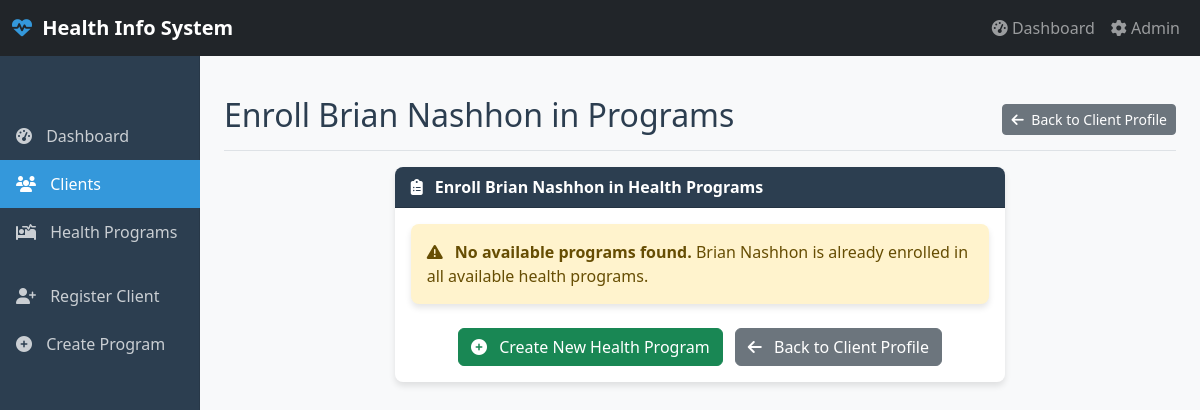
Before: /clients/9a7893b0-59eb-43e8-91c4-833dec5528be/enroll/ with the older database file.
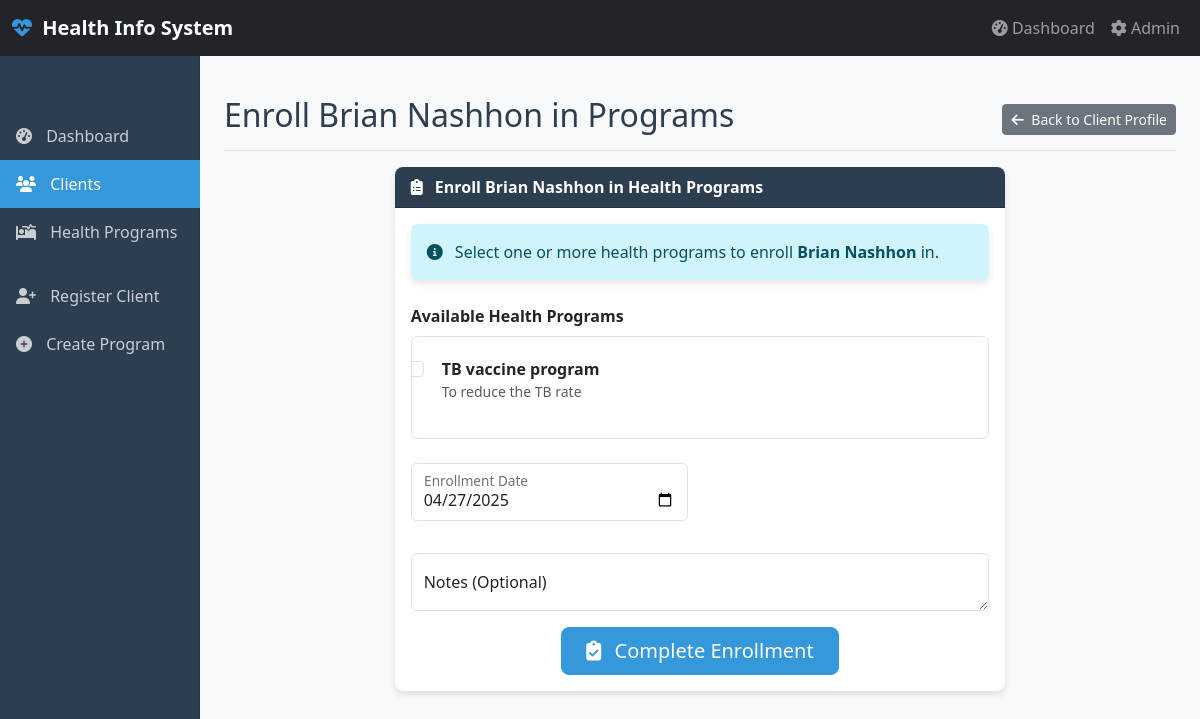
After: the same page with the newer database file.
### core/models.py (models this page shows, shortened)
class Client(models.Model):
    GENDER_CHOICES = [
        ('M', 'Male'),
        ('F', 'Female'),
        ('O', 'Other'),
    ]
    id = models.UUIDField(primary_key=True, default=uuid.uuid4, editable=False)
    first_name = models.CharField(max_length=100)
    last_name = models.CharField(max_length=100)
    date_of_birth = models.DateField()
    gender = models.CharField(max_length=1, choices=GENDER_CHOICES)
    phone_number = models.CharField(max_length=20, blank=True)
    email = models.EmailField(blank=True)
    address = models.TextField(blank=True)
    national_id = models.CharField(max_length=50, blank=True, unique=True)
    programs = models.ManyToManyField(HealthProgram, through='Enrollment')
    created_at = models.DateTimeField(auto_now_add=True)
    updated_at = models.DateTimeField(auto_now=True)
    class Meta:
        ordering = ['last_name', 'first_name']
    @property
    def full_name(self):
        return f"{self.first_name} {self.last_name}"

class HealthProgram(models.Model):
    id = models.UUIDField(primary_key=True, default=uuid.uuid4, editable=False)
    name = models.CharField(max_length=100)
    description = models.TextField(blank=True)
    created_at = models.DateTimeField(auto_now_add=True)
    updated_at = models.DateTimeField(auto_now=True)
    class Meta:
        ordering = ['name']

### core/views.py (the view)
# urls.py: path('clients/<uuid:client_id>/enroll/', views.enroll_client, name='enroll_client'),
def enroll_client(request, client_id):
    client = get_object_or_404(Client, pk=client_id)
    if request.method == 'POST':
        form = MultiEnrollmentForm(request.POST)
        if form.is_valid():
            programs = form.cleaned_data['programs']
            enrollment_date = form.cleaned_data['enrollment_date']
            notes = form.cleaned_data['notes']
            enrollment_count = 0
            for program in programs:
                enrollment, created = Enrollment.objects.update_or_create(
                    client=client,
                    program=program,
                    defaults={
                        'enrollment_date': enrollment_date,
                        'notes': notes,
                        'is_active': True
                    }
                )
                if created:
                    enrollment_count += 1
            if enrollment_count > 0:
                messages.success(request, f"Client enrolled in {enrollment_count} program(s) successfully!")
            else:
                messages.info(request, "Client was already enrolled in the selected programs. Enrollments were updated.")
            return redirect('client_detail', pk=client.id)
    else:
        enrolled_program_ids = Enrollment.objects.filter(client=client).values_list('program_id', flat=True)
        available_programs = HealthProgram.objects.exclude(id__in=enrolled_program_ids)
        form = MultiEnrollmentForm()
        form.fields['programs'].queryset = available_programs
        form.fields['enrollment_date'].initial = timezone.now().date()
    context = {
        'form': form,
        'client': client,
        'title': f'Enroll {client.full_name} in Programs'
    }
    return render(request, 'client/enroll.html', context)

### core/forms.py
class MultiEnrollmentForm(forms.Form):
    programs = forms.ModelMultipleChoiceField(
        queryset=HealthProgram.objects.all(),
        widget=forms.CheckboxSelectMultiple(attrs={'class': 'form-check-input'}),
        required=True
    )
    enrollment_date = forms.DateField(
        widget=forms.DateInput(attrs={'class': 'form-control', 'type': 'date'}),
        required=True
    )
    notes = forms.CharField(
        widget=forms.Textarea(attrs={'class': 'form-control', 'placeholder': 'Notes', 'rows': 3}),
        required=False
    )

### core/templates/client/enroll.html (shortened to what the changed rows need)
{% extends 'base.html' %}
{% block page_header %}{{ title }}{% endblock %}
{% block content %}
<div class="row justify-content-center">
    <div class="col-md-8" data-aos="fade-up">
        <div class="card">
            <div class="card-header">
                <i class="fas fa-clipboard-list me-2"></i> Enroll {{ client.full_name }} in Health Programs
            </div>
            <div class="card-body">
                {% if form.fields.programs.queryset.exists %}
                <form method="post" class="needs-validation" novalidate>
                    <div class="mb-4">
                        <div class="alert alert-info">
                            <i class="fas fa-info-circle me-2"></i>
                            Select one or more health programs to enroll <strong>{{ client.full_name }}</strong> in.
                        </div>
                    </div>
                    <div class="mb-4" data-aos="fade-up" data-aos-delay="100">
                        <label class="form-label fw-bold">Available Health Programs</label>
                        <div class="program-selection">
                            {% for program in form.fields.programs.queryset %}
                            <div class="form-check program-check mb-3" data-aos="fade-up" data-aos-delay="{{ forloop.counter|add:150 }}">
                                <input class="form-check-input" type="checkbox" name="programs" value="{{ program.id }}" id="program_{{ program.id }}">
                                <label class="form-check-label d-flex align-items-start" for="program_{{ program.id }}">
                                    <div>
                                        <div class="fw-bold">{{ program.name }}</div>
                                        <div class="text-muted small">{{ program.description|truncatechars:150 }}</div>
                                    </div>
                                </label>
                            </div>
                            {% endfor %}
                        </div>
                    </div>
                    <div class="row mb-3">
                        <div class="col-md-6" data-aos="fade-up" data-aos-delay="200">
                            <div class="form-floating mb-3">
                                {{ form.enrollment_date }}
                                <label for="{{ form.enrollment_date.id_for_label }}">Enrollment Date</label>
                            </div>
                        </div>
                    </div>
                    <div class="mb-3" data-aos="fade-up" data-aos-delay="250">
                        <div class="form-floating">
                            {{ form.notes }}
                            <label for="{{ form.notes.id_for_label }}">Notes (Optional)</label>
                        </div>
                    </div>
                    <div class="row">
                        <div class="col-12 text-center" data-aos="fade-up" data-aos-delay="300">
                            <button type="submit" class="btn btn-primary btn-lg px-4">
                                <i class="fas fa-clipboard-check me-2"></i> Complete Enrollment
                            </button>
                        </div>
                    </div>
                </form>
                {% else %}
                <div class="alert alert-warning">
                    <i class="fas fa-exclamation-triangle me-2"></i>
                    <strong>No available programs found.</strong>
                    {{ client.full_name }} is already enrolled in all available health programs.
                </div>
                <div class="text-center mt-4">
                    <a href="{% url 'program_create' %}" class="btn btn-success">
                        <i class="fas fa-plus-circle me-2"></i> Create New Health Program
                    </a>
                    <a href="{% url 'client_detail' pk=client.id %}" class="btn btn-secondary ms-2">
                        <i class="fas fa-arrow-left me-2"></i> Back to Client Profile
                    </a>
                </div>
                {% endif %}
            </div>
        </div>
    </div>
</div>
{% endblock %}

Changed rows visible on the page:
added HealthProgram: name "TB vaccine program", description "To reduce the TB rate"
Other visible differences:
form field enrollment_date: (not shown) → "04/27/2025"
text no longer shown: "No available programs found. is already enrolled in all available health programs. Create New Health Program Back to Client Profile"
text now shown: "Select one or more health programs to enroll in. Available Health Programs Complete Enrollment"
